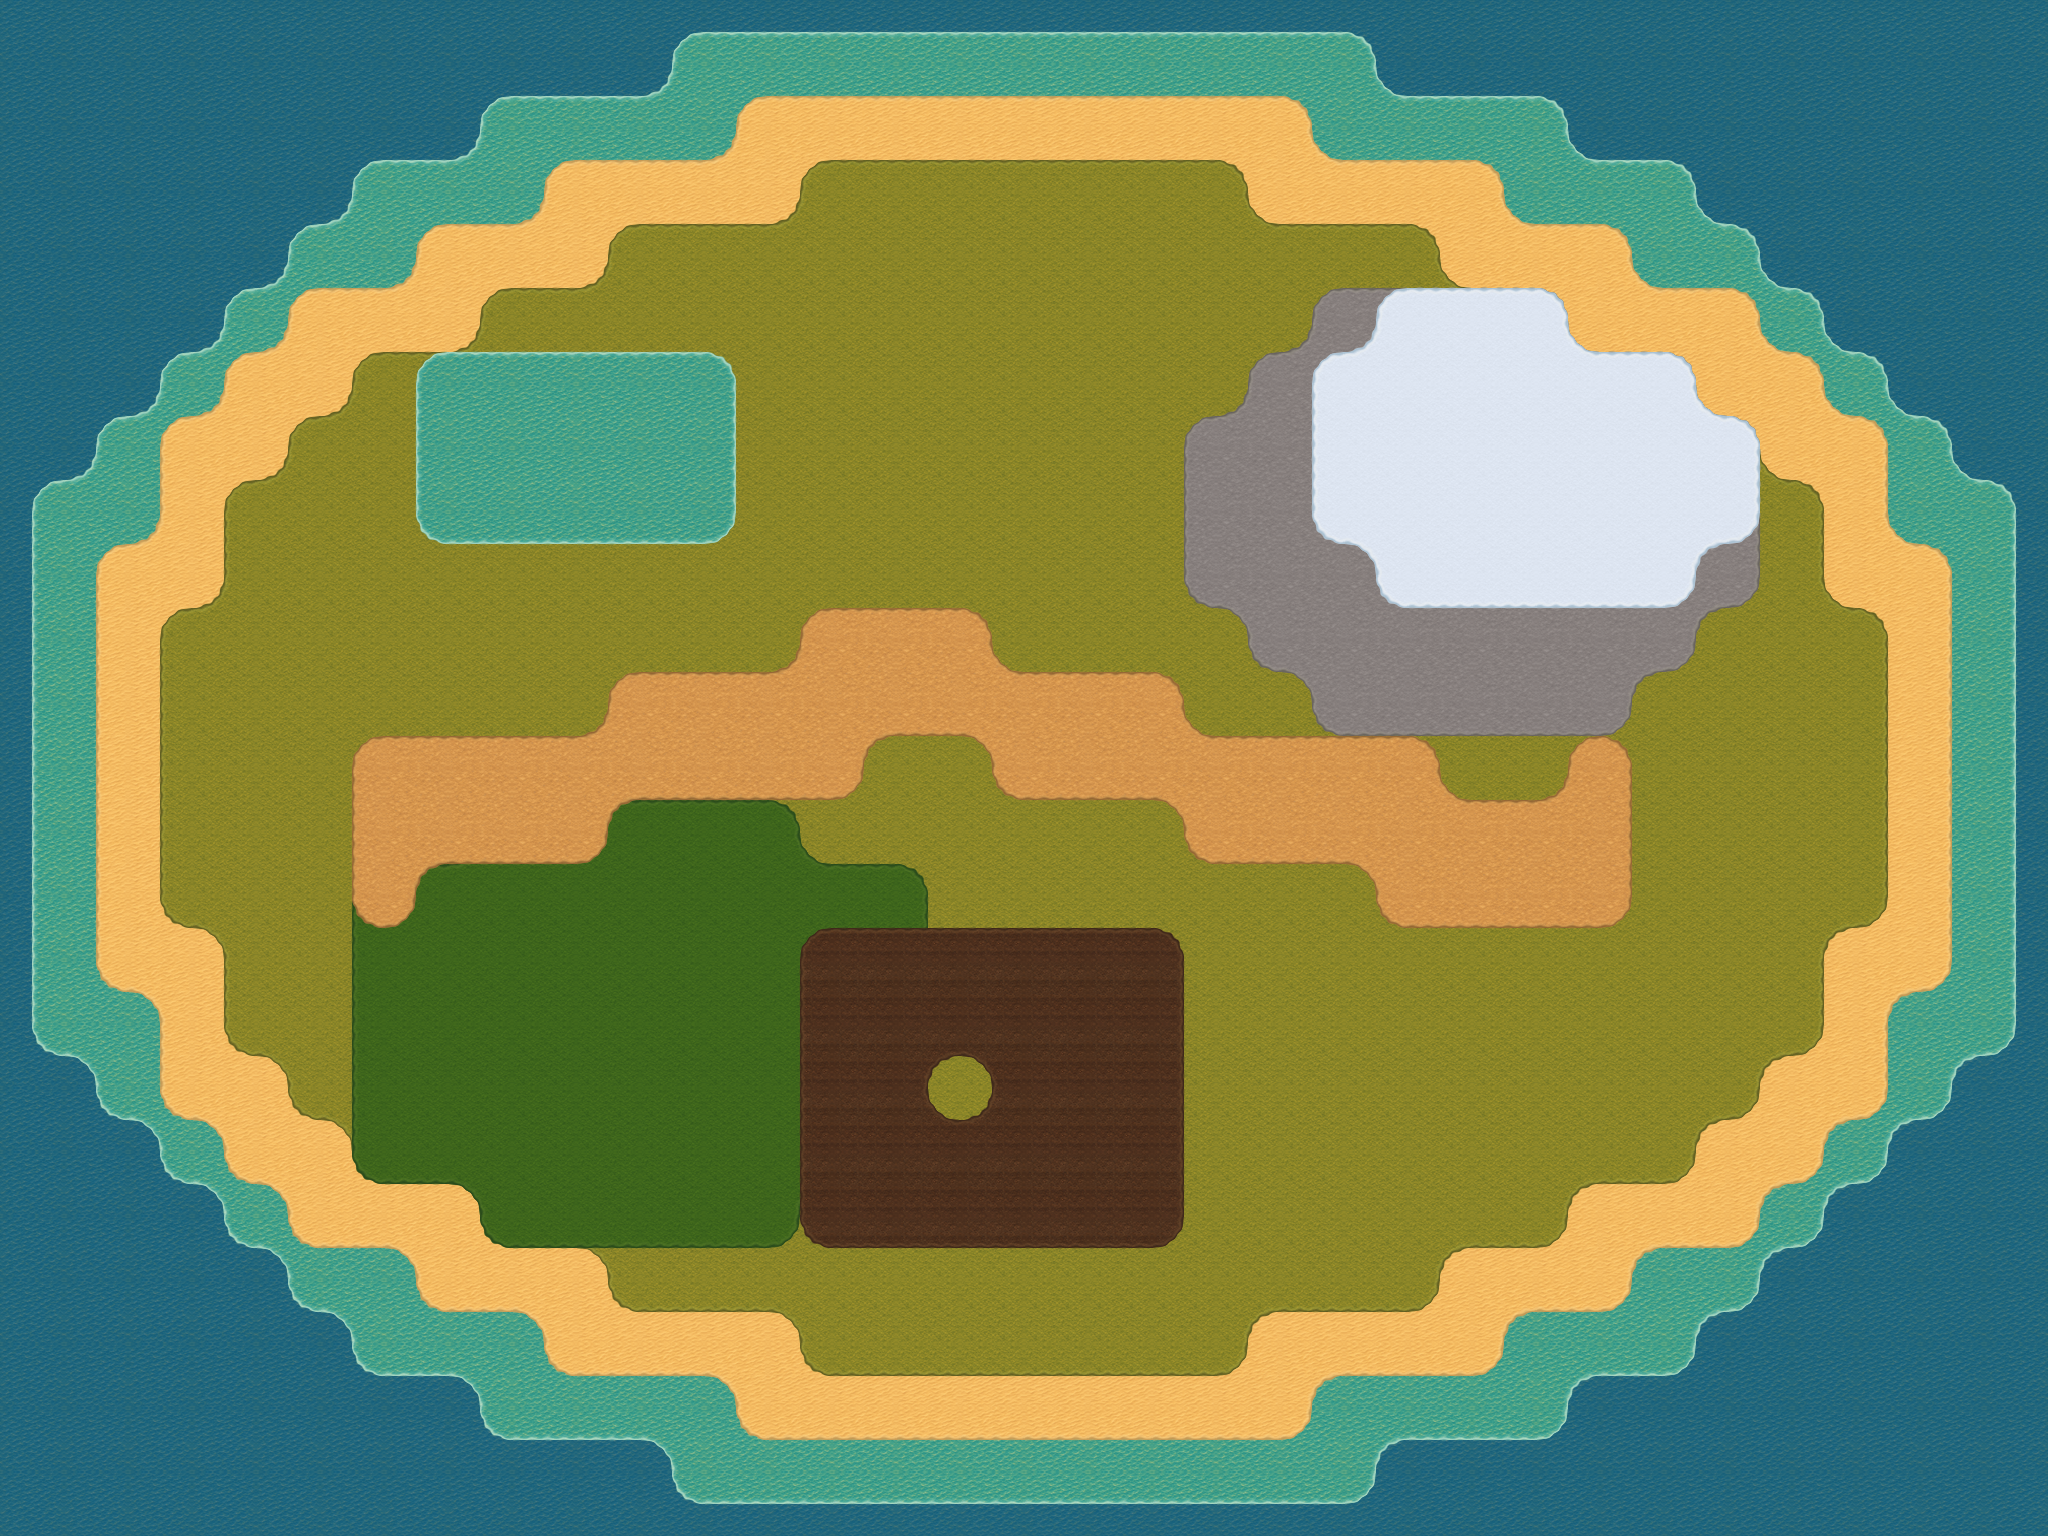

A 2D game scene composited from a Tiled map and its tileset images. What follows is a short description and the map's XML, with each tile layer's data collapsed to a summary:
An orthogonal 32x24 tile map with 64x64 px tiles, 10 tile layers (01 deep, 02 water, 03 sand, 04 grass, ...).

<map version="1.10" tiledversion="1.11.0" orientation="orthogonal" renderorder="right-down" width="32" height="24" tilewidth="64" tileheight="64" infinite="0" nextlayerid="11" nextobjectid="1">
 <tileset firstgid="1" source="terrain-current.tsx" />
 <layer id="1" name="01 deep" width="32" height="24">
  <data>[768 cells, 768 non-empty, 1 distinct tile ids]</data>
 </layer>
 <layer id="2" name="02 water" width="32" height="24">
  <data>[768 cells, 640 non-empty, 13 distinct tile ids]</data>
 </layer>
 <layer id="3" name="03 sand" width="32" height="24">
  <data>[768 cells, 544 non-empty, 13 distinct tile ids]</data>
 </layer>
 <layer id="4" name="04 grass" width="32" height="24">
  <data>[768 cells, 444 non-empty, 13 distinct tile ids]</data>
 </layer>
 <layer id="5" name="05 jungle" width="32" height="24">
  <data>[768 cells, 72 non-empty, 13 distinct tile ids]</data>
 </layer>
 <layer id="6" name="06 rock" width="32" height="24">
  <data>[768 cells, 67 non-empty, 13 distinct tile ids]</data>
 </layer>
 <layer id="7" name="07 snow" width="32" height="24">
  <data>[768 cells, 41 non-empty, 13 distinct tile ids]</data>
 </layer>
 <layer id="8" name="08 dirt" width="32" height="24">
  <data>[768 cells, 74 non-empty, 13 distinct tile ids]</data>
 </layer>
 <layer id="9" name="09 soil" width="32" height="24">
  <data>[768 cells, 42 non-empty, 13 distinct tile ids]</data>
 </layer>
 <layer id="10" name="10 water" width="32" height="24">
  <data>[768 cells, 24 non-empty, 9 distinct tile ids]</data>
 </layer>
</map>
